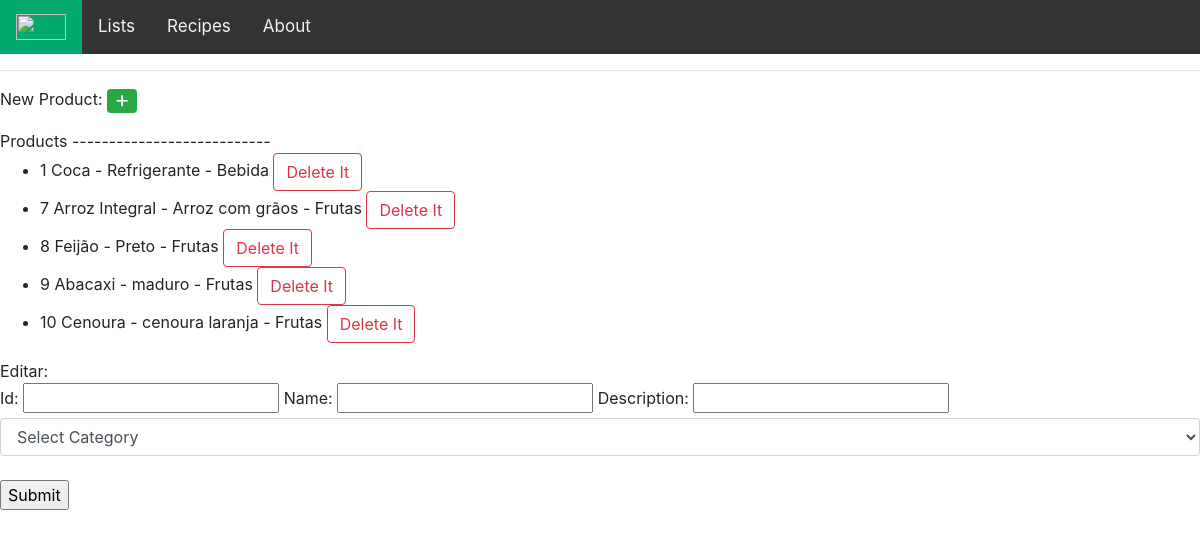
Before: / with the older database file.
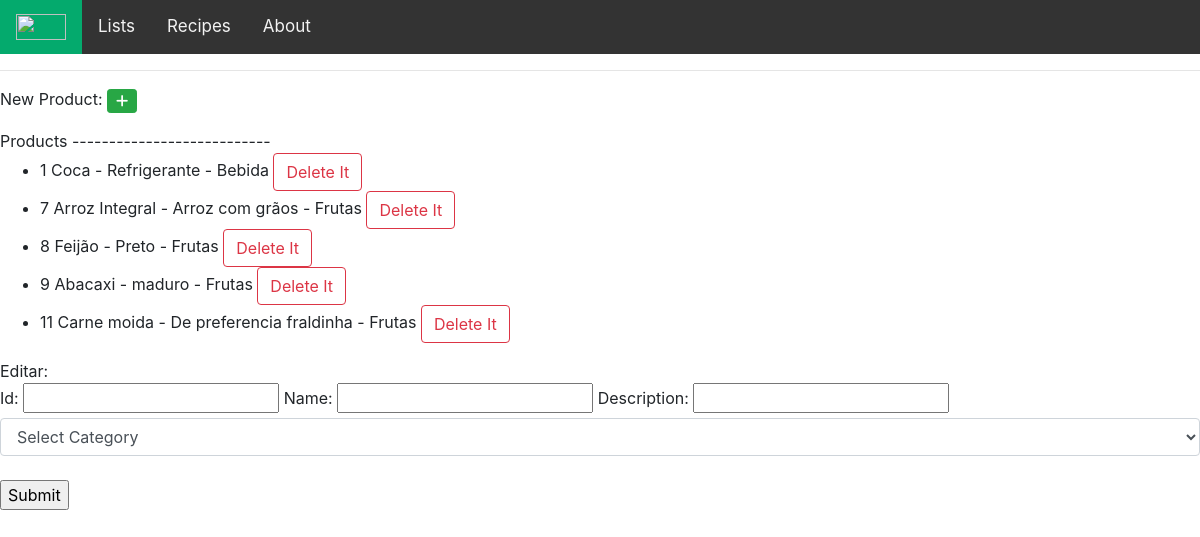
After: the same page with the newer database file.
### List/models.py (models this page shows, shortened)
class Product(models.Model):
    name = models.CharField(max_length=50)
    description = models.CharField(max_length=100)
    category = models.ForeignKey(Category, on_delete=models.SET_NULL, null=True)

class Category(models.Model):
    name = models.CharField(max_length=50)
    def __str__(self):
        return self.name

### List/views.py (the view)
# urls.py: path('', views.index, name='index'),
def index(request):
    products = Product.objects.all
    lists = List.objects.all
    categories = Category.objects.all
    tagRecipts = TagRecipt.objects.all
    recipts = Recipt.objects.all
    context = {
        'prods': products,
        'lists': lists,
        'categories': categories,
        'tagRecipts': tagRecipts,
        'recipts': recipts,
    }
    return render(request, 'index.html', context)

### List/templates/index.html (shortened to what this page needs)
{% extends 'main.html' %}
{% block content %}
New Product: <button class="btn btn-success btn-sm" data-toggle="modal" data-target="#ModalProduct" onclick="showModal()"><i class="fa fa-plus"></i></button><p></p>
Products ---------------------------
<ul>
{% for prod in prods %}
    <li> {{prod.id}} {{prod.name}} - {{prod.description}} - {{prod.category}}
        <a class="btn btn-outline-danger" href="{% url 'delete_product' pk=prod.id %}">Delete It</a>
    </li>
{% endfor %}
</ul>
Editar:
<form action="/edit_product/" method="post">
    <label for="id"> Id:</label>
    <input id="id" type="text" name="id" value="">
    <label for="name"> Name:</label>
    <input id="name" type="text" name="name" value="">
    <label for="description">Description: </label>
    <input id="description" type="text" name="description" value="">
    <select class="form-control mb-4" name="category">
        <option selected disabled>Select Category</option>
    </select>
    <input type="submit" value="Submit">
</form>
{% endblock content %}

### List/templates/main.html (shortened to what this page needs)
<html>
    <head>
        <link href="https://stackpath.bootstrapcdn.com/bootstrap/4.3.1/css/bootstrap.min.css" rel="stylesheet" />
    </head>
    <body>
        {% include 'navbar.html' %}
        {% block content%}
        {% endblock%}
    </body>
</html>

### List/templates/navbar.html (shortened to what this page needs)
 <div class="topnav">
    <a {% if request.resolver_match.url_name == 'index' %}class="active"{% endif %} href="{% url 'index' %}"> <img src="https://variety.com/wp-content/uploads/2023/04/Twitter-Logo-Doge-Dogecoin.png?w=640" style="width:50px;height:26px;"> </a>
    <a {% if request.resolver_match.url_name == 'lists' %}class="active"{% endif %} href="{% url 'lists' %}">Lists</a>
    <a {% if request.resolver_match.url_name == 'recipes' %}class="active"{% endif %} href="{% url 'recipes' %}">Recipes</a>
    <a href="#about">About</a>
  </div>
<hr>

### List/templates/navbar.html (style rules this page uses)
.topnav { overflow: hidden; background-color: #333; }
.topnav a { float: left; color: #f2f2f2; text-align: center; padding: 14px 16px; text-decoration: none; font-size: 17px; }
.topnav a.active { background-color: #04AA6D; color: white; }

Changed rows visible on the page:
removed Product: id "10", name "Cenoura", description "cenoura laranja", category "Frutas"
added Product: id "11", name "Carne moida", description "De preferencia fraldinha", category "Frutas"
